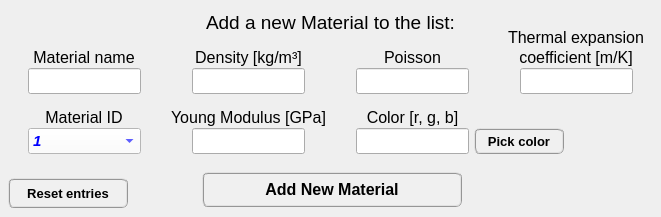
    <widget class="QWidget" name="tab_add_material">
     <attribute name="title">
      <string>Add</string>
     </attribute>
     <widget class="QLineEdit" name="lineEdit_color">
      <property name="geometry">
       <rect>
        <x>356</x>
        <y>128</y>
        <width>113</width>
        <height>26</height>
       </rect>
      </property>
      <property name="minimumSize">
       <size>
        <width>113</width>
        <height>26</height>
       </size>
      </property>
      <property name="maximumSize">
       <size>
        <width>113</width>
        <height>26</height>
       </size>
      </property>
      <property name="font">
       <font>
        <family>Arial</family>
        <pointsize>11</pointsize>
        <weight>75</weight>
        <italic>false</italic>
        <bold>true</bold>
       </font>
      </property>
      <property name="alignment">
       <set>Qt::AlignCenter</set>
      </property>
     </widget>
     <widget class="QLabel" name="YoungMod_label">
      <property name="geometry">
       <rect>
        <x>162</x>
        <y>108</y>
        <width>173</width>
        <height>20</height>
       </rect>
      </property>
      <property name="font">
       <font>
        <italic>false</italic>
       </font>
      </property>
      <property name="text">
       <string>&lt;html&gt;&lt;head/&gt;&lt;body&gt;&lt;p align=&quot;center&quot;&gt;&lt;span style=&quot; font-size:12pt;&quot;&gt;Young Modulus [GPa]&lt;/span&gt;&lt;/p&gt;&lt;/body&gt;&lt;/html&gt;</string>
      </property>
     </widget>
     <widget class="QLineEdit" name="lineEdit_poisson">
      <property name="geometry">
       <rect>
        <x>356</x>
        <y>68</y>
        <width>113</width>
        <height>26</height>
       </rect>
      </property>
      <property name="minimumSize">
       <size>
        <width>113</width>
        <height>26</height>
       </size>
      </property>
      <property name="maximumSize">
       <size>
        <width>113</width>
        <height>26</height>
       </size>
      </property>
      <property name="font">
       <font>
        <family>Arial</family>
        <pointsize>11</pointsize>
        <weight>75</weight>
        <italic>false</italic>
        <bold>true</bold>
       </font>
      </property>
      <property name="alignment">
       <set>Qt::AlignCenter</set>
      </property>
     </widget>
     <widget class="QLabel" name="Name_label">
      <property name="geometry">
       <rect>
        <x>24</x>
        <y>48</y>
        <width>120</width>
        <height>20</height>
       </rect>
      </property>
      <property name="text">
       <string>&lt;html&gt;&lt;head/&gt;&lt;body&gt;&lt;p align=&quot;center&quot;&gt;&lt;span style=&quot; font-size:12pt; font-style:normal;&quot;&gt;Material name&lt;/span&gt;&lt;/p&gt;&lt;/body&gt;&lt;/html&gt;</string>
      </property>
     </widget>
     <widget class="QLineEdit" name="lineEdit_density">
      <property name="geometry">
       <rect>
        <x>192</x>
        <y>68</y>
        <width>113</width>
        <height>26</height>
       </rect>
      </property>
      <property name="minimumSize">
       <size>
        <width>113</width>
        <height>26</height>
       </size>
      </property>
      <property name="maximumSize">
       <size>
        <width>113</width>
        <height>26</height>
       </size>
      </property>
      <property name="font">
       <font>
        <family>Arial</family>
        <pointsize>11</pointsize>
        <weight>75</weight>
        <italic>false</italic>
        <bold>true</bold>
       </font>
      </property>
      <property name="alignment">
       <set>Qt::AlignCenter</set>
      </property>
     </widget>
     <widget class="QLineEdit" name="lineEdit_name">
      <property name="geometry">
       <rect>
        <x>28</x>
        <y>68</y>
        <width>113</width>
        <height>26</height>
       </rect>
      </property>
      <property name="minimumSize">
       <size>
        <width>113</width>
        <height>26</height>
       </size>
      </property>
      <property name="maximumSize">
       <size>
        <width>113</width>
        <height>26</height>
       </size>
      </property>
      <property name="font">
       <font>
        <family>Arial</family>
        <pointsize>11</pointsize>
        <weight>75</weight>
        <italic>false</italic>
        <bold>true</bold>
       </font>
      </property>
      <property name="alignment">
       <set>Qt::AlignCenter</set>
      </property>
     </widget>
     <widget class="QLabel" name="ID_label">
      <property name="geometry">
       <rect>
        <x>24</x>
        <y>108</y>
        <width>120</width>
        <height>20</height>
       </rect>
      </property>
      <property name="text">
       <string>&lt;html&gt;&lt;head/&gt;&lt;body&gt;&lt;p align=&quot;center&quot;&gt;&lt;span style=&quot; font-size:12pt; font-style:normal;&quot;&gt;Material ID&lt;/span&gt;&lt;/p&gt;&lt;/body&gt;&lt;/html&gt;</string>
      </property>
     </widget>
     <widget class="QLabel" name="poisson_label">
      <property name="geometry">
       <rect>
        <x>378</x>
        <y>48</y>
        <width>69</width>
        <height>20</height>
       </rect>
      </property>
      <property name="text">
       <string>&lt;html&gt;&lt;head/&gt;&lt;body&gt;&lt;p align=&quot;center&quot;&gt;&lt;span style=&quot; font-size:12pt; font-style:normal;&quot;&gt;Poisson&lt;/span&gt;&lt;/p&gt;&lt;/body&gt;&lt;/html&gt;</string>
      </property>
     </widget>
     <widget class="QLineEdit" name="lineEdit_youngModulus">
      <property name="geometry">
       <rect>
        <x>192</x>
        <y>128</y>
        <width>113</width>
        <height>26</height>
       </rect>
      </property>
      <property name="minimumSize">
       <size>
        <width>113</width>
        <height>26</height>
       </size>
      </property>
      <property name="maximumSize">
       <size>
        <width>113</width>
        <height>26</height>
       </size>
      </property>
      <property name="font">
       <font>
        <family>Arial</family>
        <pointsize>11</pointsize>
        <weight>75</weight>
        <italic>false</italic>
        <bold>true</bold>
       </font>
      </property>
      <property name="alignment">
       <set>Qt::AlignCenter</set>
      </property>
     </widget>
     <widget class="QLabel" name="density_label">
      <property name="geometry">
       <rect>
        <x>174</x>
        <y>48</y>
        <width>149</width>
        <height>20</height>
       </rect>
      </property>
      <property name="text">
       <string>&lt;html&gt;&lt;head/&gt;&lt;body&gt;&lt;p align=&quot;center&quot;&gt;&lt;span style=&quot; font-size:12pt; font-style:normal;&quot;&gt;Density [kg/m³]&lt;/span&gt;&lt;/p&gt;&lt;/body&gt;&lt;/html&gt;</string>
      </property>
     </widget>
     <widget class="QPushButton" name="pushButton_confirm_add_material">
      <property name="enabled">
       <bool>true</bool>
      </property>
      <property name="geometry">
       <rect>
        <x>202</x>
        <y>172</y>
        <width>260</width>
        <height>35</height>
       </rect>
      </property>
      <property name="minimumSize">
       <size>
        <width>260</width>
        <height>35</height>
       </size>
      </property>
      <property name="maximumSize">
       <size>
        <width>260</width>
        <height>35</height>
       </size>
      </property>
      <property name="font">
       <font>
        <family>MS Shell Dlg 2</family>
        <pointsize>12</pointsize>
        <weight>75</weight>
        <italic>false</italic>
        <bold>true</bold>
       </font>
      </property>
      <property name="cursor">
       <cursorShape>ArrowCursor</cursorShape>
      </property>
      <property name="layoutDirection">
       <enum>Qt::LeftToRight</enum>
      </property>
      <property name="autoFillBackground">
       <bool>false</bool>
      </property>
      <property name="styleSheet">
       <string notr="true">QPushButton{border-radius: 6px; border-color: rgb(150, 150, 150); border-style: ridge; border-width: 2px; color: rgb(0, 0, 0); background-color: rgb(240, 240, 240); font: 75 bold 12pt &quot;MS Shell Dlg 2&quot;}
QPushButton:hover{border-radius: 6px; border-color: rgb(0, 170, 255); border-style: ridge; border-width: 2px; color: rgb(0, 0, 0); background-color: rgba(174, 213, 255, 100); font: 75 bold 12pt &quot;MS Shell Dlg 2&quot;}
QPushButton:pressed{border-radius: 6px; border-color: rgb(0, 170, 255); border-style: ridge; border-width: 3px; color: rgb(0, 0, 0); background-color: rgb(174, 213, 255); font: 75 bold 12pt &quot;MS Shell Dlg 2&quot;}</string>
      </property>
      <property name="text">
       <string>Add New Material</string>
      </property>
      <property name="shortcut">
       <string>Shift+A</string>
      </property>
      <property name="checkable">
       <bool>false</bool>
      </property>
      <property name="autoDefault">
       <bool>true</bool>
      </property>
      <property name="default">
       <bool>false</bool>
      </property>
      <property name="flat">
       <bool>false</bool>
      </property>
     </widget>
     <widget class="QLabel" name="Add_new_mat_label">
      <property name="geometry">
       <rect>
        <x>176</x>
        <y>10</y>
        <width>309</width>
        <height>25</height>
       </rect>
      </property>
      <property name="font">
       <font>
        <pointsize>9</pointsize>
        <italic>true</italic>
       </font>
      </property>
      <property name="text">
       <string>&lt;html&gt;&lt;head/&gt;&lt;body&gt;&lt;p align=&quot;center&quot;&gt;&lt;span style=&quot; font-size:14pt; font-style:normal;&quot;&gt;Add a new Material to the list:&lt;/span&gt;&lt;/p&gt;&lt;/body&gt;&lt;/html&gt;</string>
      </property>
      <property name="textFormat">
       <enum>Qt::AutoText</enum>
      </property>
      <property name="alignment">
       <set>Qt::AlignCenter</set>
      </property>
     </widget>
     <widget class="QLineEdit" name="lineEdit_thermal_expansion_coefficient">
      <property name="geometry">
       <rect>
        <x>520</x>
        <y>68</y>
        <width>113</width>
        <height>26</height>
       </rect>
      </property>
      <property name="minimumSize">
       <size>
        <width>113</width>
        <height>26</height>
       </size>
      </property>
      <property name="maximumSize">
       <size>
        <width>113</width>
        <height>26</height>
       </size>
      </property>
      <property name="font">
       <font>
        <family>Arial</family>
        <pointsize>11</pointsize>
        <weight>75</weight>
        <italic>false</italic>
        <bold>true</bold>
       </font>
      </property>
      <property name="alignment">
       <set>Qt::AlignCenter</set>
      </property>
     </widget>
     <widget class="QLabel" name="color_label_2">
      <property name="geometry">
       <rect>
        <x>356</x>
        <y>108</y>
        <width>113</width>
        <height>20</height>
       </rect>
      </property>
      <property name="text">
       <string>&lt;html&gt;&lt;head/&gt;&lt;body&gt;&lt;p align=&quot;center&quot;&gt;&lt;span style=&quot; font-size:12pt; font-style:normal;&quot;&gt;Color [r, g, b]&lt;/span&gt;&lt;/p&gt;&lt;/body&gt;&lt;/html&gt;</string>
      </property>
     </widget>
     <widget class="QLabel" name="coefficient_mK">
      <property name="geometry">
       <rect>
        <x>500</x>
        <y>48</y>
        <width>152</width>
        <height>20</height>
       </rect>
      </property>
      <property name="text">
       <string>&lt;html&gt;&lt;head/&gt;&lt;body&gt;&lt;p align=&quot;center&quot;&gt;&lt;span style=&quot; font-size:12pt; font-style:normal;&quot;&gt;coefficient [m/K]&lt;/span&gt;&lt;/p&gt;&lt;/body&gt;&lt;/html&gt;</string>
      </property>
     </widget>
     <widget class="QLabel" name="thermal_expansion_label">
      <property name="geometry">
       <rect>
        <x>500</x>
        <y>28</y>
        <width>152</width>
        <height>20</height>
       </rect>
      </property>
      <property name="text">
       <string>&lt;html&gt;&lt;head/&gt;&lt;body&gt;&lt;p align=&quot;center&quot;&gt;&lt;span style=&quot; font-size:12pt; font-style:normal;&quot;&gt;Thermal expansion&lt;/span&gt;&lt;/p&gt;&lt;/body&gt;&lt;/html&gt;</string>
      </property>
     </widget>
     <widget class="QPushButton" name="pushButton_reset_entries_add_material">
      <property name="enabled">
       <bool>true</bool>
      </property>
      <property name="geometry">
       <rect>
        <x>8</x>
        <y>178</y>
        <width>120</width>
        <height>30</height>
       </rect>
      </property>
      <property name="minimumSize">
       <size>
        <width>120</width>
        <height>30</height>
       </size>
      </property>
      <property name="maximumSize">
       <size>
        <width>120</width>
        <height>30</height>
       </size>
      </property>
      <property name="font">
       <font>
        <family>MS Shell Dlg 2</family>
        <pointsize>10</pointsize>
        <weight>75</weight>
        <italic>false</italic>
        <bold>true</bold>
       </font>
      </property>
      <property name="cursor">
       <cursorShape>ArrowCursor</cursorShape>
      </property>
      <property name="layoutDirection">
       <enum>Qt::LeftToRight</enum>
      </property>
      <property name="autoFillBackground">
       <bool>false</bool>
      </property>
      <property name="styleSheet">
       <string notr="true">QPushButton{border-radius: 6px; border-color: rgb(150, 150, 150); border-style: ridge; border-width: 2px; color: rgb(0, 0, 0); background-color: rgb(240, 240, 240); font: 75 bold 10pt &quot;MS Shell Dlg 2&quot;}
QPushButton:hover{border-radius: 6px; border-color: rgb(0, 170, 255); border-style: ridge; border-width: 2px; color: rgb(0, 0, 0); background-color: rgba(174, 213, 255, 100); font: 75 bold 10pt &quot;MS Shell Dlg 2&quot;}
QPushButton:pressed{border-radius: 6px; border-color: rgb(0, 170, 255); border-style: ridge; border-width: 3px; color: rgb(0, 0, 0); background-color: rgb(174, 213, 255); font: 75 bold 10pt &quot;MS Shell Dlg 2&quot;}</string>
      </property>
      <property name="text">
       <string>Reset entries</string>
      </property>
      <property name="shortcut">
       <string>Shift+A</string>
      </property>
      <property name="checkable">
       <bool>false</bool>
      </property>
      <property name="autoDefault">
       <bool>true</bool>
      </property>
      <property name="default">
       <bool>false</bool>
      </property>
      <property name="flat">
       <bool>false</bool>
      </property>
     </widget>
     <widget class="QPushButton" name="pushButton_pickColor_add">
      <property name="geometry">
       <rect>
        <x>474</x>
        <y>128</y>
        <width>90</width>
        <height>26</height>
       </rect>
      </property>
      <property name="minimumSize">
       <size>
        <width>90</width>
        <height>26</height>
       </size>
      </property>
      <property name="maximumSize">
       <size>
        <width>90</width>
        <height>26</height>
       </size>
      </property>
      <property name="font">
       <font>
        <family>MS Shell Dlg 2</family>
        <pointsize>10</pointsize>
        <weight>75</weight>
        <italic>false</italic>
        <bold>true</bold>
       </font>
      </property>
      <property name="styleSheet">
       <string notr="true">QPushButton{border-radius: 6px; border-color: rgb(150, 150, 150); border-style: ridge; border-width: 2px; color: rgb(0, 0, 0); background-color: rgb(240, 240, 240); font: 75 bold 10pt &quot;MS Shell Dlg 2&quot;}
QPushButton:hover{border-radius: 6px; border-color: rgb(0, 170, 255); border-style: ridge; border-width: 2px; color: rgb(0, 0, 0); background-color: rgba(174, 213, 255, 100); font: 75 bold 10pt &quot;MS Shell Dlg 2&quot;}
QPushButton:pressed{border-radius: 6px; border-color: rgb(0, 170, 255); border-style: ridge; border-width: 3px; color: rgb(0, 0, 0); background-color: rgb(174, 213, 255); font: 75 bold 10pt &quot;MS Shell Dlg 2&quot;}</string>
      </property>
      <property name="text">
       <string>Pick color</string>
      </property>
     </widget>
     <widget class="QComboBox" name="comboBox_material_id">
      <property name="geometry">
       <rect>
        <x>28</x>
        <y>128</y>
        <width>113</width>
        <height>26</height>
       </rect>
      </property>
      <property name="font">
       <font>
        <family>Arial</family>
        <pointsize>11</pointsize>
        <weight>75</weight>
        <italic>true</italic>
        <bold>true</bold>
       </font>
      </property>
      <property name="whatsThis">
       <string>&lt;html&gt;&lt;head/&gt;&lt;body&gt;&lt;p align=&quot;center&quot;&gt;&lt;br/&gt;&lt;/p&gt;&lt;/body&gt;&lt;/html&gt;</string>
      </property>
      <property name="styleSheet">
       <string notr="true">color: rgb(0, 0, 255);
background-color: rgb(255, 255, 255);</string>
      </property>
      <property name="maxVisibleItems">
       <number>100</number>
      </property>
      <item>
       <property name="text">
        <string>1</string>
       </property>
      </item>
      <item>
       <property name="text">
        <string>2</string>
       </property>
      </item>
      <item>
       <property name="text">
        <string>3</string>
       </property>
      </item>
      <item>
       <property name="text">
        <string>4</string>
       </property>
      </item>
      <item>
       <property name="text">
        <string>5</string>
       </property>
      </item>
     </widget>
    </widget>
